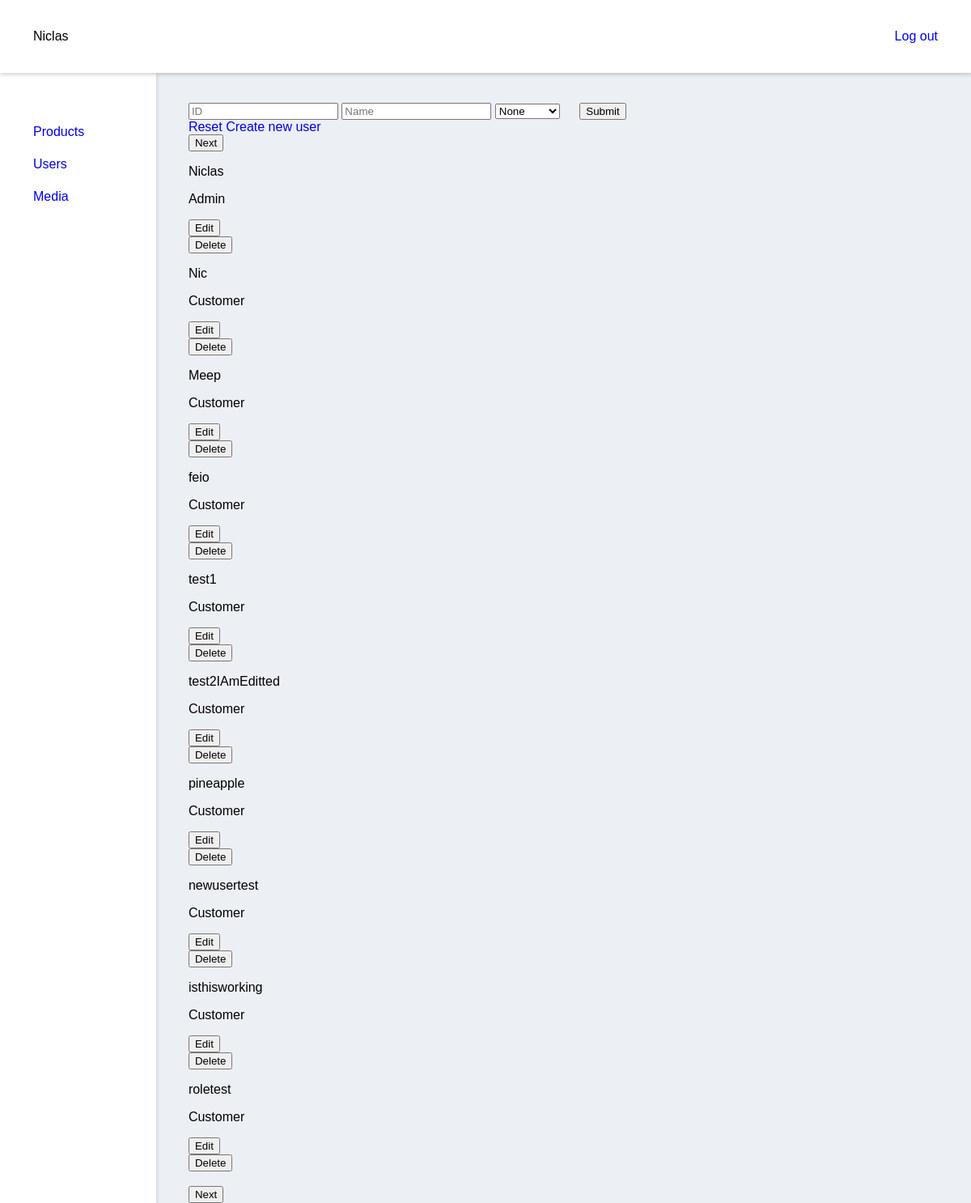
Screenshot of /adminUsers (signed in) with the database file from the repository.
### tables this page shows
CREATE TABLE IF NOT EXISTS `users` (
  `user_id` int(11) NOT NULL AUTO_INCREMENT,
  `name` varchar(20) NOT NULL,
  `password` varchar(100) NOT NULL,
  `role` int(11) NOT NULL DEFAULT '0',
  PRIMARY KEY (`user_id`)
);

### index.php (called while the page is built, shortened)
<?php
    $request = $_SERVER["REQUEST_URI"];
    $router = new Router($request);
    $router->get('/', 'views/frontend/Home');
    $router->get('/profile', 'views/login/profile');
    $router->get('/editProfileFunction', 'controllers/editProfile');
    $router->get('/loginFunction', 'controllers/login');
    $router->get('/signupFunction', 'controllers/signup');
    $router->get('/logoutFunction', 'controllers/logout');
    $router->get('/Product', 'views/frontend/Product');
    $router->get('/AboutUS', 'views/frontend/AboutUS');
    $router->get('/Contact', 'views/frontend/Contact');
    $router->get('/Checkout', 'views/frontend/Checkout');
    $router->get('/ProductShow', 'views/frontend/ProductShow');
    $router->get('/Breadcrumb', 'views/frontend/Breadcrumb');
    $router->get('/adminProducts', 'views/backend/products');
    $router->get('/adminUsers', 'views/backend/users');

### models/handlers/usersHandler.php (called while the page is built, shortened)
<?php
$rootPath = "";
require_once $rootPath . "public/dbconn.php";
require_once $rootPath . "models/sql/Users.php";
class UsersHandler extends Users{
    protected $db;
    public function __construct($db) {
        $this->db = $db;
    }
    public function getUsers($id, $role, $name) {
        if( (isset( $id ) && $id != "") && (isset( $role ) && $role != "") ){
            $getUsers = $this->db->prepare($this->getUsersByIdAndNameAndRoleQuery);
            $getUsers->bindParam(':id', $id);
            $getUsers->bindParam(':role', $role);
        }else
        if( !(isset( $id ) && $id != "") && (isset( $role ) && $role != "") ){
            $getUsers = $this->db->prepare($this->getUsersByNameAndRoleQuery);
            $getUsers->bindParam(':role', $role);
        }else
        if( (isset( $id ) && $id != "") && !(isset( $role ) && $role != "") ){
            $getUsers = $this->db->prepare($this->getUsersByIdAndNameQuery);
            $getUsers->bindParam(':id', $id);
        }else
        {
            $getUsers = $this->db->prepare($this->getUsersByNameQuery);
        }
        if ( isset( $name ) ){
            $name = "%" . $name . "%";
        } else {
            $name = "%";
        }
        $getUsers->bindParam(':name', $name);
        $getUsers->execute();
        $data = $getUsers->fetchAll();
        return $data;
    }
}
$UsersHandler = new UsersHandler($db);

### controllers/getUsersWithFilters.php (called while the page is built)
<?php
    $data = $UsersHandler->getUsers(
        isset($_POST['id']) ? $_POST['id'] : "",
        isset($_POST['role']) ? $_POST['role'] : "",
        isset($_POST['name']) ? $_POST['name'] : ""
    );

### views/backend/users.php (the view, shortened to what this page needs)
<?php
    $rootPath = "";
    require_once $rootPath . "public/dbconn.php";
    require_once $rootPath . "models/handlers/Usershandler.php";
    require_once $rootPath . "controllers/createUser.php";
    require_once $rootPath . "controllers/editUser.php";
    require_once $rootPath . "controllers/getUsersWithFilters.php";
    require_once $rootPath . "views/backend/partials/header.php";
    $id = null;
    $name = null;
    $page = 0;
?>
<div class="wrapper">
    <form method="POST" action="adminUsers">
        <input type="text" name="id" placeholder="ID"  value="<?php echo ($id != null) ? $id : ""; ?>">
        <input type="text" name="name" placeholder="Name"  value="<?php echo ($name != null) ? $name : ""; ?>">
        <select name="role">
            <option value="">None</option>
        </select>
        <input type="submit">
    </form>
    <a href="/adminUsers">Reset</a>
    <a href="/adminCreateUser">Create new user</a>
    <?php
        $pageNr = $page;
        $usersPrPage = 10;
        $pageMinIndex = $pageNr * $usersPrPage;
        $pageMaxIndex = $pageMinIndex + $usersPrPage;
    ?>
    <?php
        if($page < (count($data) / $usersPrPage) - 1){
    ?>
    <form method="POST" action="adminUsers">
        <input type="submit" value="Next">
    </form>
    <?php
        }
    ?>
    <?php
        for($i = $pageMinIndex; $i < $pageMaxIndex && $i < count($data); $i++){
            $indData = $data[$i];
    ?>
            <div>
                <p><?php echo $indData['name'] ?></p>
                <p><?php echo array('Customer', 'Admin')[$indData['role']] ?></p>
                <form method="POST" action="adminEditUser">
                    <input type="submit" value="Edit">
                </form>
                <form method="POST" action="adminUsers">
                    <input type="submit" value="Delete">
                </form>
            </div>
    <?php
        }
    ?>
    <?php
        echo "<br>";
    ?>
    <?php
        if($page < (count($data) / $usersPrPage) - 1){
    ?>
    <form method="POST" action="adminUsers">
        <input type="submit" value="Next">
    </form>
    <?php
        }
    ?>
</div>
<?php
    require $rootPath . "views/backend/partials/footer.php";
?>

### views/backend/partials/css/style.css (style rules this page uses)
body { margin: 0; padding: 0; box-sizing: border-box; font-family: 'Questrial', sans-serif; background: #ECEFF4; }
a:link { text-decoration: none; }
.wrapper { margin: 37px 0 0 40px; width: 100%; }
.Admin-search-product input, select { margin: 0 20px 0 0; }

### rows the page displays
users: name "Niclas", role "Admin"
users: name "Nic", role "Customer"
users: name "Meep", role "Customer"
users: name "feio", role "Customer"
users: name "test1", role "Customer"
users: name "test2IAmEditted", role "Customer"
users: name "pineapple", role "Customer"
users: name "newusertest", role "Customer"
users: name "isthisworking", role "Customer"
users: name "roletest", role "Customer"

### other values shown
$_SESSION['name'] "Niclas"
